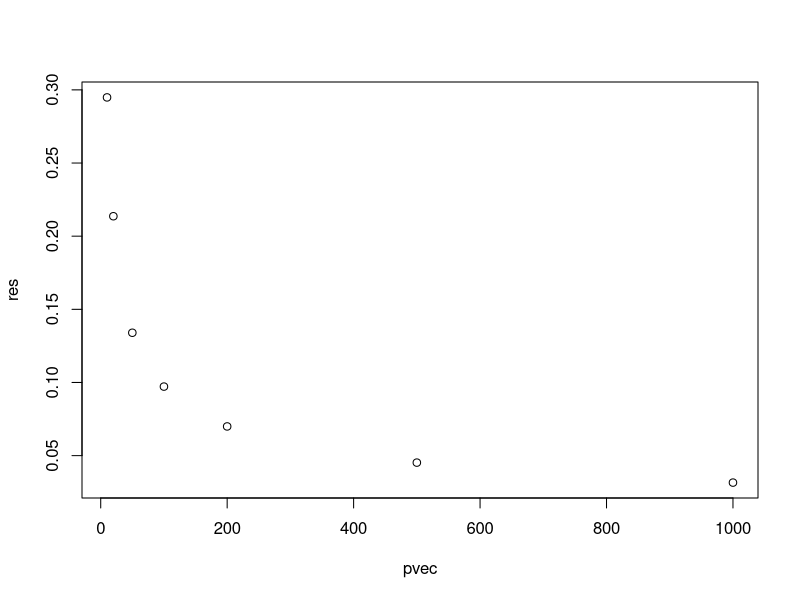
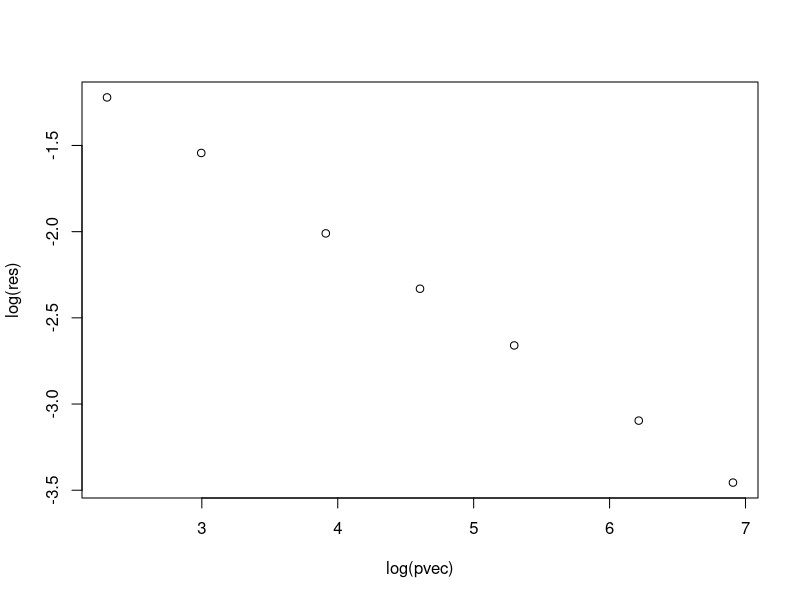
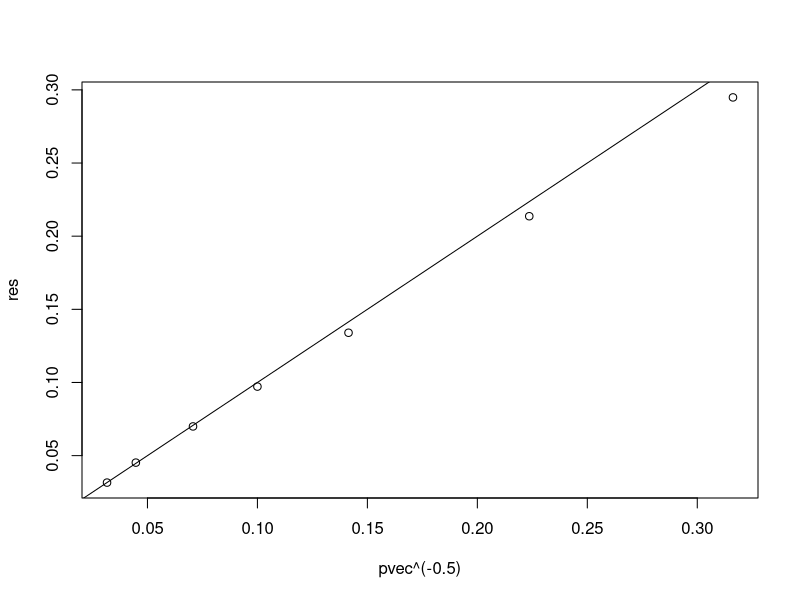

The R source for these figures, in order:
## ---- chunk 1
n = 10
p = 20
X = matrix(rnorm(n*p),nrow=n)

Omega = t(X) %*% X + diag(p)
Sigma = chol2inv(chol(Omega))

compute_diags = function(X){
  udv = svd(X)
  d2 = udv$d^2
  v = udv$v
  Sigma_diag = 1 - colSums((d2/(1+d2))*t(v^2))
  Omega_diag = 1 + colSums(d2*t(v^2))
  return(list(Sigma_diag=Sigma_diag,Omega_diag = Omega_diag, inv_Omega_diag = 1/Omega_diag))
}

res = compute_diags(X)

res$Sigma_diag - diag(Sigma)
res$Omega_diag - diag(Omega)
## ---- chunk 2
compare_means = function(n,p){
  X = matrix(rnorm(n*p),nrow=n)
  res = compute_diags(X)
  lapply(res,mean)
}


compare_means(1000,100)
compare_means(10000,100)


compare_means(100,20)
compare_means(1000,20)
compare_means(10000,20)
## ---- chunk 3
compare_means(100,100)
compare_means(100,1000)
compare_means(100,10000)
compare_means(100,100000)

## ---- chunk 4
compare_means(10,10)
compare_means(20,20)
compare_means(50,50)
compare_means(100,100)
compare_means(200,200)
compare_means(500,500)
compare_means(1000,1000)

pvec = c(10,20,50,100,200,500,1000)
res = rep(0,length(pvec)) 
for(i in 1:length(pvec)){
  res[i] = compare_means(pvec[i],pvec[i])$Sigma_diag
}
plot(pvec,res)
plot(log(pvec),log(res))
lm(log(res)~log(pvec))
plot(pvec^(-0.5),res)
abline(a=0,b=1)
